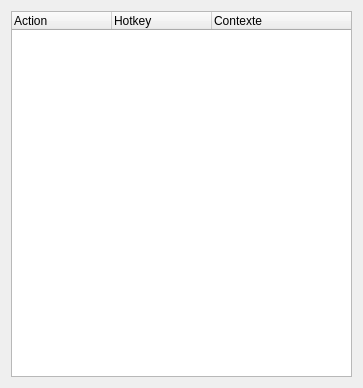
<?xml version="1.0" encoding="UTF-8"?>
<ui version="4.0">
 <class>hotkeys</class>
 <widget class="QWidget" name="hotkeys">
  <property name="geometry">
   <rect>
    <x>0</x>
    <y>0</y>
    <width>363</width>
    <height>388</height>
   </rect>
  </property>
  <property name="windowTitle">
   <string>Paramètres Hotkey</string>
  </property>
  <layout class="QVBoxLayout" name="verticalLayout">
   <item>
    <widget class="QTreeWidget" name="treeWidget">
     <property name="selectionBehavior">
      <enum>QAbstractItemView::SelectItems</enum>
     </property>
     <property name="headerHidden">
      <bool>false</bool>
     </property>
     <column>
      <property name="text">
       <string>Action</string>
      </property>
     </column>
     <column>
      <property name="text">
       <string>Hotkey</string>
      </property>
     </column>
     <column>
      <property name="text">
       <string>Contexte</string>
      </property>
     </column>
    </widget>
   </item>
  </layout>
 </widget>
 <resources/>
 <connections/>
</ui>
